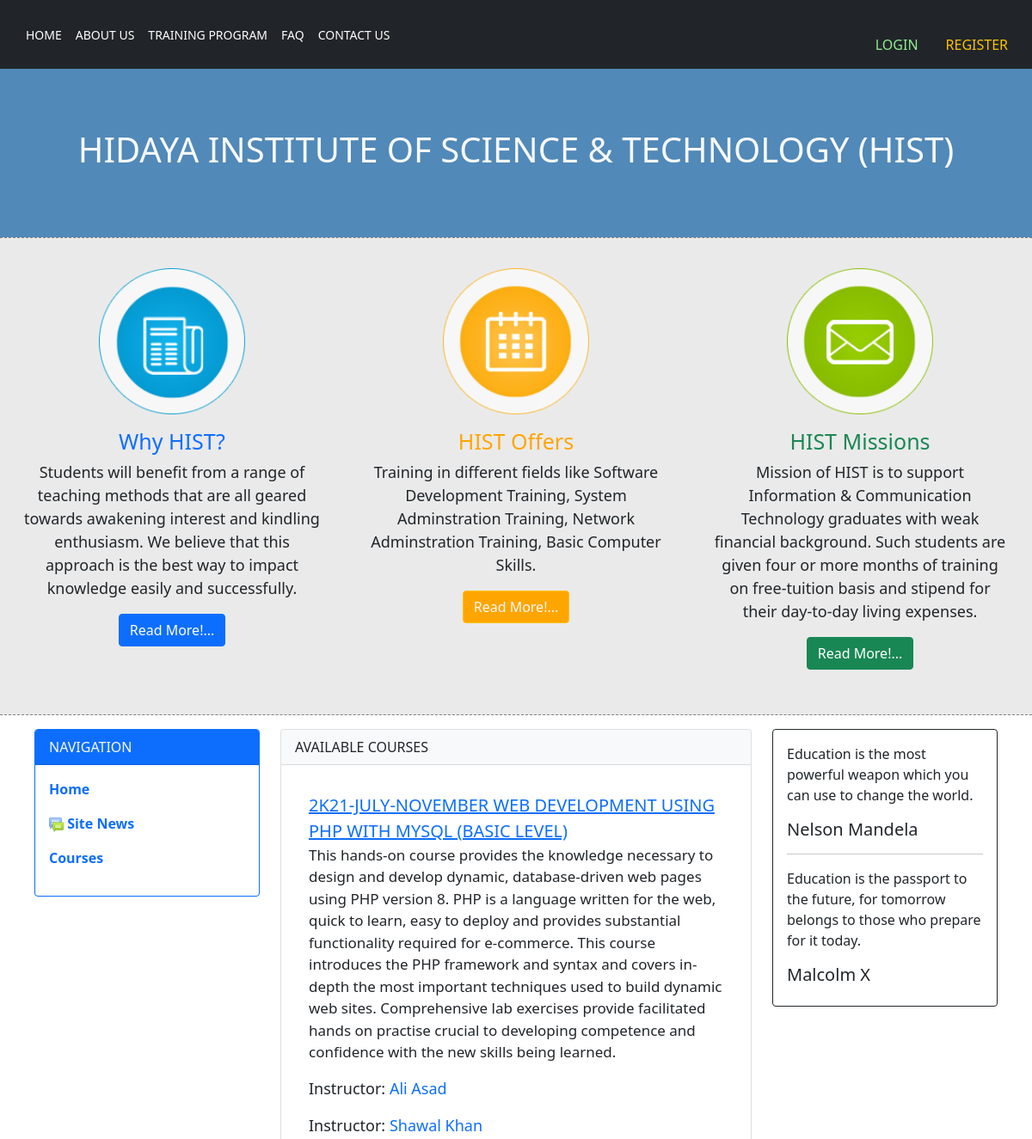
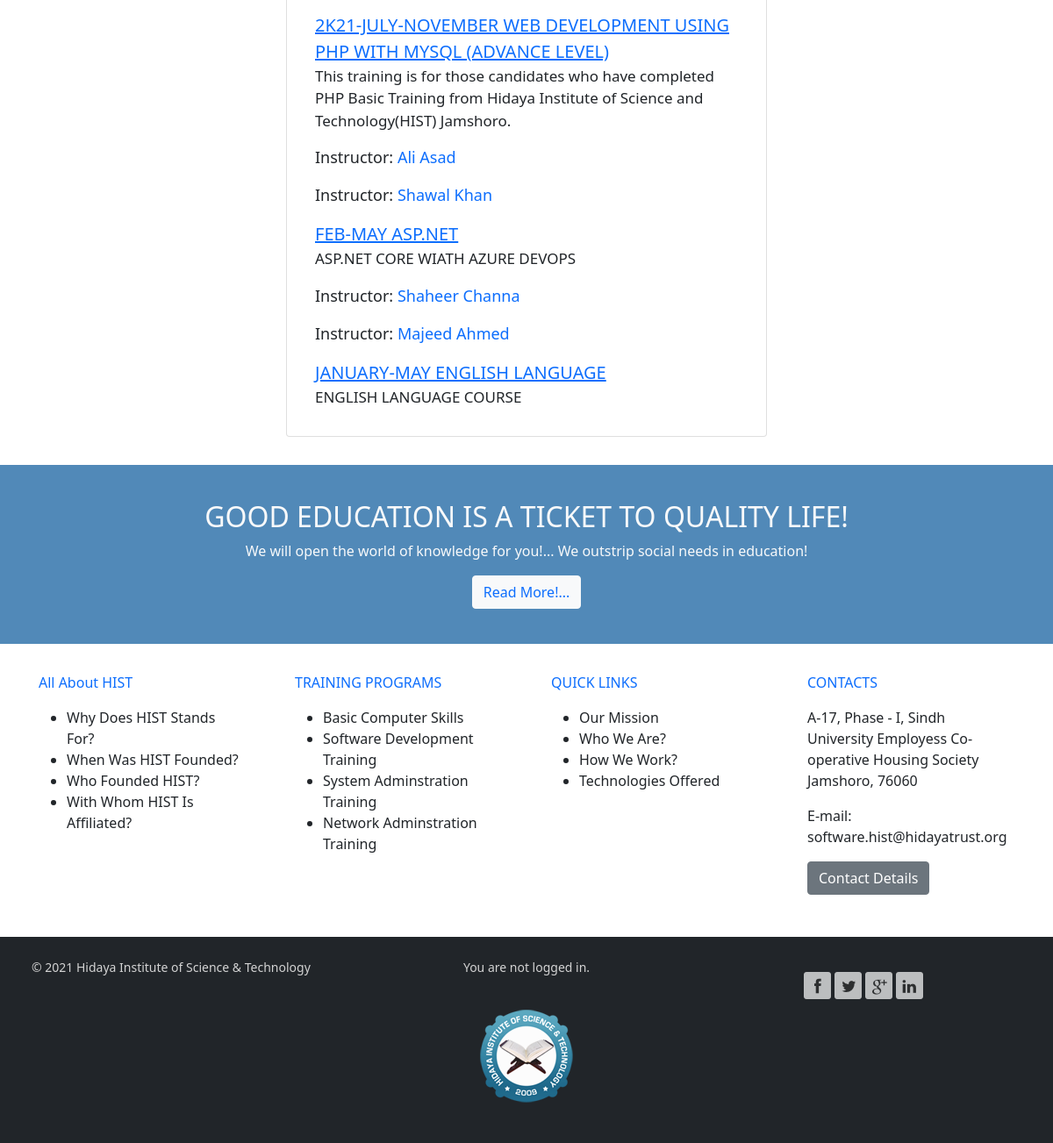
The page / on the database its author committed (2 pictures, top to bottom).
### tables this page shows
CREATE TABLE `batch_course` (
  `batch_course_id` int(11) NOT NULL AUTO_INCREMENT,
  `batch_id` int(11) DEFAULT NULL,
  `course_id` int(11) DEFAULT NULL,
  `status_id` int(11) DEFAULT NULL,
  `number_of_topics` int(11) DEFAULT NULL,
  `created_at` datetime DEFAULT NULL,
  `updated_at` datetime DEFAULT NULL,
  PRIMARY KEY (`batch_course_id`),
  KEY `batch_id` (`batch_id`),
  KEY `course_id` (`course_id`),
  CONSTRAINT `batch_course_ibfk_1` FOREIGN KEY (`batch_id`) REFERENCES `batches` (`batch_id`) ON DELETE CASCADE ON UPDATE CASCADE,
  CONSTRAINT `batch_course_ibfk_2` FOREIGN KEY (`course_id`) REFERENCES `courses` (`course_id`) ON DELETE CASCADE ON UPDATE CASCADE
);

CREATE TABLE `batches` (
  `batch_id` int(11) NOT NULL AUTO_INCREMENT,
  `status_id` int(11) DEFAULT NULL,
  `batch_title` varchar(100) DEFAULT NULL,
  `batch_description` text DEFAULT NULL,
  `batch_start_date` date DEFAULT NULL,
  `batch_end_date` date DEFAULT NULL,
  `created_at` datetime DEFAULT NULL,
  `updated_at` datetime DEFAULT NULL,
  PRIMARY KEY (`batch_id`)
);

CREATE TABLE `courses` (
  `course_id` int(11) NOT NULL AUTO_INCREMENT,
  `status_id` int(11) DEFAULT NULL,
  `course_title` varchar(100) DEFAULT NULL,
  `course_description` text DEFAULT NULL,
  `created_at` datetime DEFAULT NULL,
  `updated_at` datetime DEFAULT NULL,
  PRIMARY KEY (`course_id`),
  KEY `status_id` (`status_id`)
);

CREATE TABLE `users` (
  `user_id` int(11) NOT NULL AUTO_INCREMENT,
  `approved_by` int(11) DEFAULT NULL,
  `status_id` int(11) DEFAULT NULL,
  `first_name` varchar(100) DEFAULT NULL,
  `last_name` varchar(100) DEFAULT NULL,
  `email` varchar(100) DEFAULT NULL,
  `password` text DEFAULT NULL,
  `gender` enum('Male','Female') DEFAULT NULL,
  `date_of_birth` date DEFAULT NULL,
  `image` varchar(255) DEFAULT '../images/profile images/dummy.png',
  `home_town` text DEFAULT NULL,
  `is_approve` enum('Pending','Approved','Rejected') DEFAULT 'Pending',
  `created_at` datetime DEFAULT NULL,
  `updated_at` datetime DEFAULT NULL,
  PRIMARY KEY (`user_id`),
  UNIQUE KEY `email` (`email`),
  KEY `approved_by` (`approved_by`),
  CONSTRAINT `users_ibfk_1` FOREIGN KEY (`approved_by`) REFERENCES `user_role` (`user_role_id`) ON DELETE CASCADE ON UPDATE CASCADE
);

### index.php (the view, shortened to what the rows shown need)
    <?php
      require_once('require/database.php');
  $database = new database();
    ?>
    <!doctype html>
    <html lang="en">
    <head>
    <link href="https://cdn.jsdelivr.net/npm/bootstrap@5.1.1/dist/css/bootstrap.min.css" rel="stylesheet">
    </head>
    <body>
    <div class="container-fluid">
      <div class="row">
          <div class="col-sm-12 " style="background-color:#5189B8;">
                <div style="padding: 70px;">
                <h1 class="text-center text-light">HIDAYA INSTITUTE OF SCIENCE & TECHNOLOGY (HIST)</h1>
                </div>
          </div>
        </div>
    </div>
    <div class="container-fluid">
      <div class="row m-3">
        <div class="col-sm-6">
          <div class="card mb-3" style="max-width: auto">
            <div class="card-body">
                          <?php
                            $batch_course_query = "SELECT
                                                      *
                                                    FROM
                                                      BATCHES B,
                                                      COURSES C,
                                                      BATCH_COURSE CB
                                                    WHERE CB.`batch_id` = B.`batch_id`
                                                      AND CB.`course_id` = C.`course_id`
                                                      AND CB.`status_id` = 1" ;
                            $batch_course_result = $database->execute_query($batch_course_query);
                            if ($batch_course_result->num_rows)
                            {
                              while ($record = mysqli_fetch_assoc($batch_course_result))
                              {
                              ?>
                              <div class="m-3">
                              <a href="#"style="font-size:20px"><?php echo strtoupper($record['batch_title']." ".$record['course_title']) ?></a>
                              <p style="font-size:17px"> <?php echo $record['course_description']; ?>
                              </p>
                              <?php
                                $role_query = "SELECT * FROM USER_ROLE_BATCH_COURSE_ENROLLMENT WHERE BATCH_COURSE_ID = '".$record['batch_course_id']."' AND status_id = 5" ;
                                $result = $database->execute_query($role_query);
                                if ($result->num_rows)
                                {
                                  while ($rec=mysqli_fetch_assoc($result))
                                  {
                                    $query = "SELECT * FROM USERS U , USER_ROLE UR WHERE U.user_id = UR.user_id AND UR.role_id = 2 AND UR.user_role_id = '".$rec['user_role_id']."' " ;
                                    $result2 = $database->execute_query($query);
                                    if ($result2->num_rows)
                                    {
                                       while ($rec3=mysqli_fetch_assoc($result2))
                                       {
                                         ?>
                                         <p style="font-size:18px">Instructor: <span class="text-primary"><?php echo $rec3['first_name']." ".$rec3['last_name'] ?></span></p>
                                         <?php
                                       }
                                    }
                                  }
                                }
                              ?>
                              </div>
                              <?php
                              }
                            }
                          ?>
            </div>
          </div>
        </div>
      </div>
      <div class="row">
            <div class="col-sm-12 " style="background-color:#5189B8;">
                  <div style="padding: 40px;">
                  <h2 class="text-center text-light">GOOD EDUCATION IS A TICKET TO QUALITY LIFE!</h2>
                  </div>
            </div>
          </div>
    </div>
  </body>
</html>

### rows shown on the page
batch_course: batch.course_title "2K21-JULY-NOVEMBER WEB DEVELOPMENT USING PHP WITH MYSQL (BASIC LEVEL)", course.course_description "This hands-on course provides the knowledge necessary to design and develop dynamic, database-driven web pages using PHP version 8. PHP is a language written for the web, quick to learn, easy to deploy and provides substantial functionality required for e-commerce. This course introduces the PHP framework and syntax and covers in-depth the most important techniques used to build dynamic web sites. Comprehensive lab exercises provide facilitated hands on practise crucial to developing competence and confidence with the new skills being learned."
users: first_name "Ali", last_name "Asad"
users: first_name "Shawal", last_name "Khan"
batch_course: batch.course_title "2K21-JULY-NOVEMBER WEB DEVELOPMENT USING PHP WITH MYSQL (ADVANCE LEVEL)", course.course_description "This training is for those candidates who have completed PHP Basic Training from Hidaya Institute of Science and Technology(HIST) Jamshoro."
batch_course: batch.course_title "FEB-MAY ASP.NET", course.course_description "ASP.NET CORE WIATH AZURE DEVOPS"
users: first_name "Shaheer", last_name "Channa"
users: first_name "Majeed", last_name "Ahmed"
batch_course: batch.course_title "JANUARY-MAY ENGLISH LANGUAGE", course.course_description "ENGLISH LANGUAGE COURSE"
